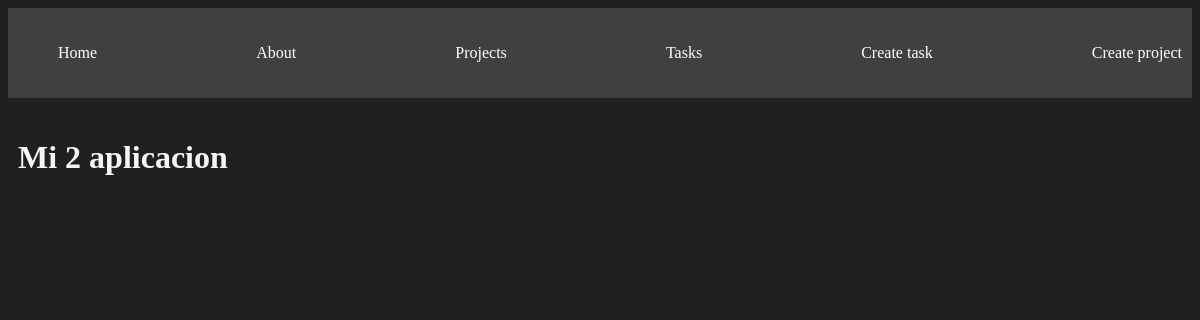
The app's page /projects/2, older data.
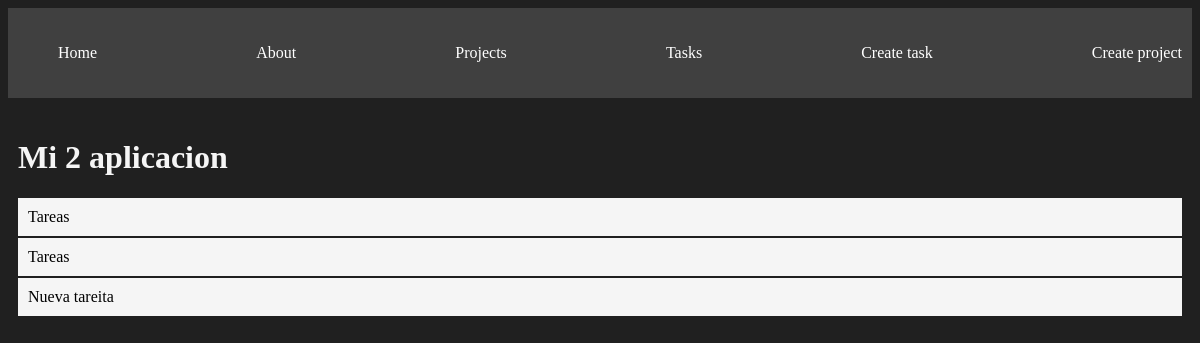
The same page, newer data.
### myapp/models.py (models this page shows, shortened)
class Task(models.Model):
    title = models.CharField(max_length=100)
    description = models.TextField()
    project = models.ForeignKey(Project, on_delete=models.CASCADE)
    done = models.BooleanField(default=False)

### myapp/views.py (the view)
# urls.py: path('projects/<int:id>', views.project_detail, name='project_detail'),
def project_detail(request, id):
    project = get_object_or_404(Project, id=id)
    tasks = Task.objects.filter(project_id=id)
    return render(request, "projects/detail.html", {
        'project': project,
        'tasks': tasks
    })

### myapp/models.py (called while the page is built)
    def __str__(self) -> str:
        return self.name

### myapp/templates/projects/detail.html
{% extends 'layouts/base.html' %}
{% block content %}
<h1>{{ project }}</h1>
{% for task in tasks %}
<div class="card">
    {{task.title}}
</div>
{% endfor %}
{% endblock %}

Row changes from the older to the newer data that the page shows:
added Task: title "Tareas"
added Task: title "Tareas"
added Task: title "Nueva tareita"
